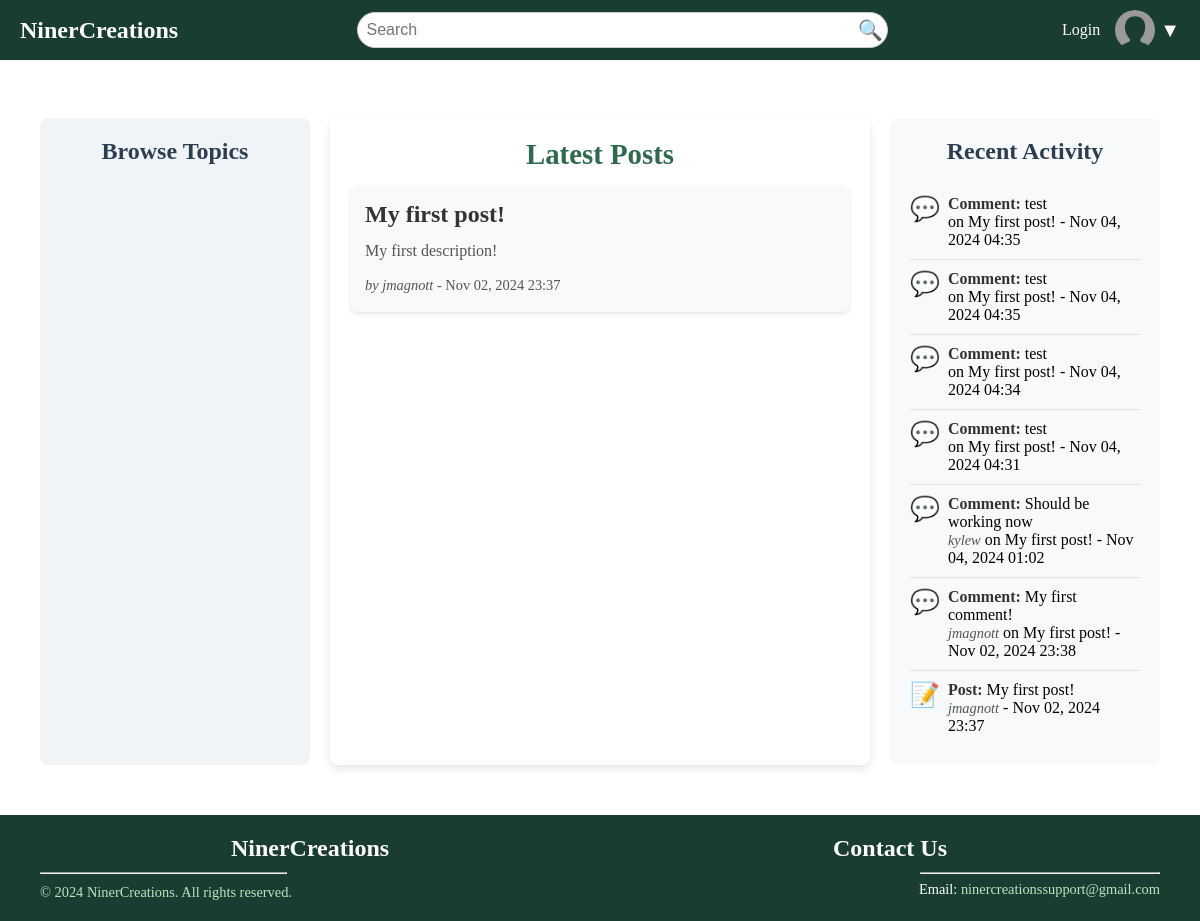
Before: / with the older database file.
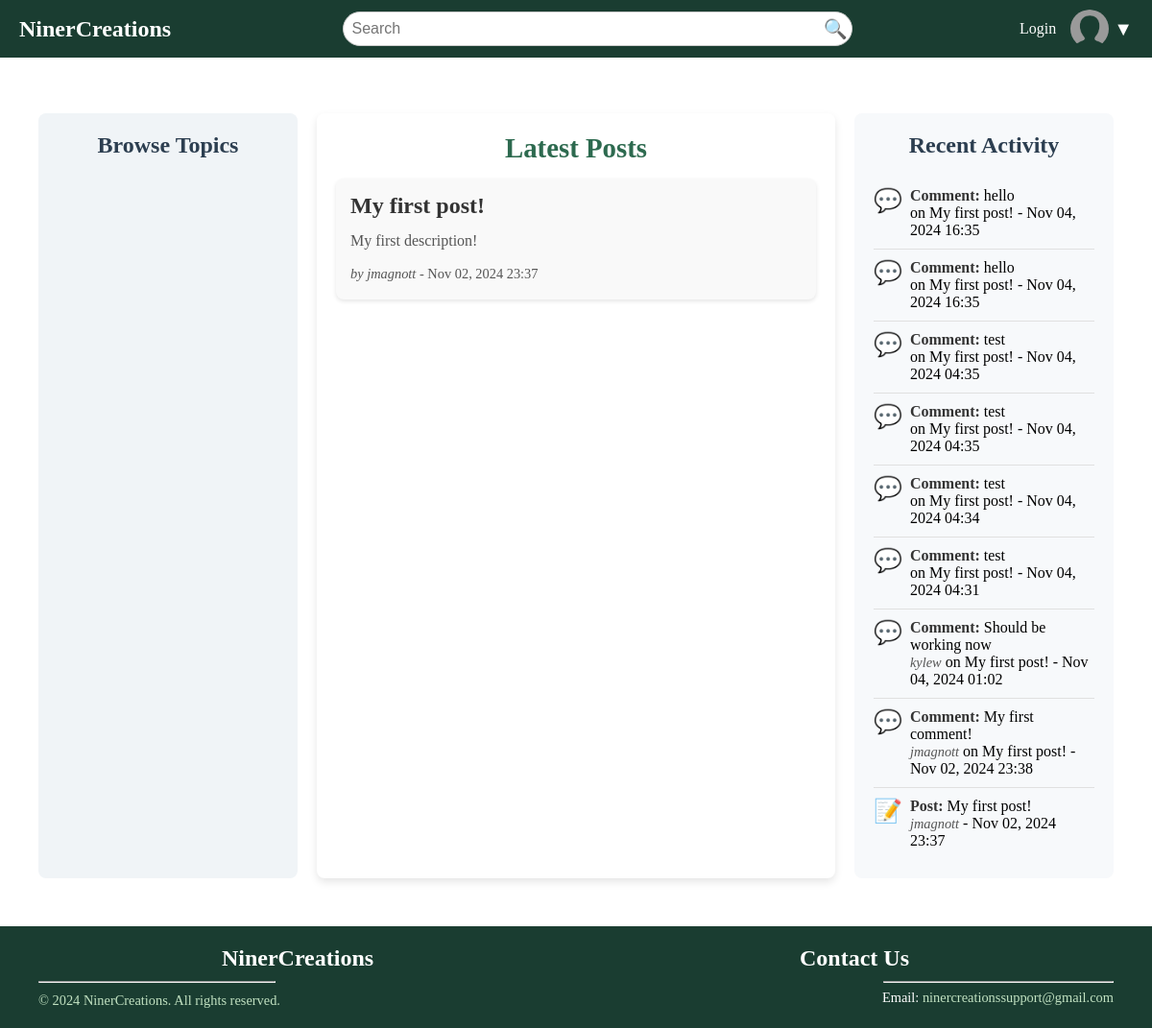
After: the same page with the newer database file.
### NinerCreations/models.py (models this page shows, shortened)
class Post(models.Model):
    author = models.ForeignKey(User, on_delete=models.CASCADE)
    title = models.CharField(max_length=255)
    content = models.TextField()
    created_at = models.DateTimeField(auto_now_add=True)
    @property
    def activity_type(self):
        return "Post"

class Comment(models.Model):
    post = models.ForeignKey(Post, on_delete=models.CASCADE, related_name="comments")
    author = models.ForeignKey(User, on_delete=models.CASCADE, null=True, blank=True)
    content = models.TextField()
    created_at = models.DateTimeField(auto_now_add=True)
    @property
    def activity_type(self):
        return "Comment"

### NinerCreations/views.py (the view)
# urls.py: path('', views.home_view, name='home'),
def home_view(request):
    posts = Post.objects.all().order_by('-created_at')
    recent_posts = Post.objects.all().order_by('-created_at')[:10]
    recent_comments = Comment.objects.all().order_by('-created_at')[:10]
    recent_activities = sorted(
        list(recent_posts) + list(recent_comments),
        key=lambda x: x.created_at,
        reverse=True
    )[:10]
    return render(request, 'base/home.html', {
        'posts': posts,
        'recent_activities': recent_activities
    })

### NinerCreations/templates/base/home.html
{% extends "base/base.html" %}
{% block content %}
<div class="content-grid">
    <aside class="sidebar-left">
        <h2>Browse Topics</h2>
    </aside>
    <main class="main-content">
        <h2>Latest Posts</h2>
        <div class="posts-list">
            {% for post in posts %}
                <a href="{% url 'post_detail' post.id %}" class="post-item-link">
                    <div class="post-item">
                        <h3>{{ post.title }}</h3>
                        <p>{{ post.content|truncatewords:20 }}</p>
                        <p class="post-meta">
                            <em>by {{ post.author.username }}</em> - {{ post.created_at|date:"M d, Y H:i" }}
                        </p>
                    </div>
                </a>
            {% empty %}
                <p>No posts available.</p>
            {% endfor %}
        </div>
    </main>
    <aside class="sidebar-right">
        <h2>Recent Activity</h2>
        <ul class="recent-activity-list">
            {% for activity in recent_activities %}
                <li class="activity-item">
                    <div class="activity-icon">
                        {% if activity.activity_type == 'Post' %} 📝 {% elif activity.activity_type == 'Comment' %} 💬 {% endif %}
                    </div>
                    <div class="activity-details">
                        <strong>{{ activity.activity_type }}:</strong>
                        {% if activity.activity_type == "Post" %}
                            {{ activity.title }}
                        {% else %}
                            {{ activity.content|truncatewords:10 }}
                        {% endif %}
                        <br>
                        <em>{{ activity.author.username }}</em>
                        {% if activity.activity_type == "Comment" %} on {{ activity.post.title }} {% endif %} - {{ activity.created_at|date:"M d, Y H:i" }}
                    </div>
                </li>
            {% endfor %}
        </ul>
    </aside>
</div>
{% endblock %}

Changed rows visible on the page:
added Comment: activity_type "Comment", content "hello", post "My first post!", created_at "Nov 04, 2024 16:35"
added Comment: activity_type "Comment", content "hello", post "My first post!", created_at "Nov 04, 2024 16:35"
